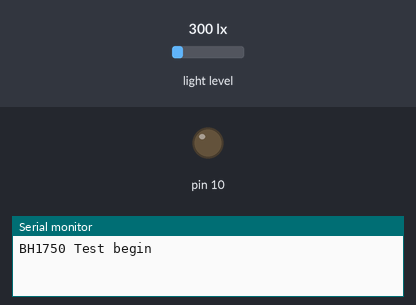
Bench run of a sketch on a simulated Arduino Uno, built with avr-gcc and run on an emulated ATmega328P. Shown: output pins drawn as LEDs (lit = HIGH), the last lines printed to the serial monitor. The test bench sets the inputs (shaded band); at power-on: light level 300 lx. At 32.5 s the program stops and its outputs stay as they are.

Above: at 0.1 s.
At 4.6 s:
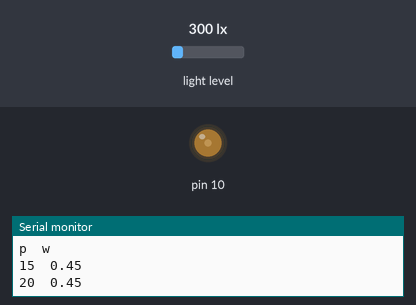
At 14.6 s:
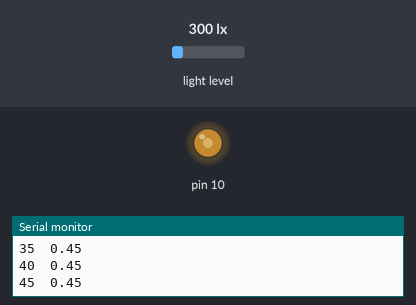
At 30.6 s:
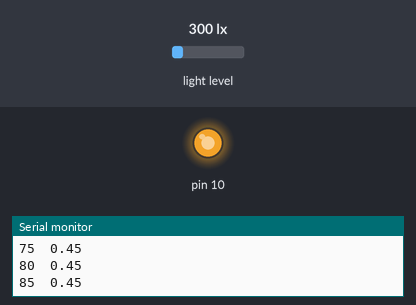
Timing chart, 0 to 32.1 s (numbered marks = the images above):
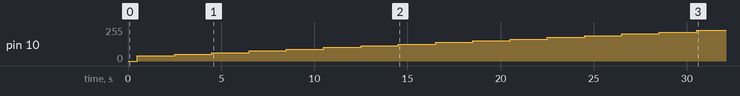

The sketch:

mapping_power.ino
```cpp
/*

  Example of BH1750 library usage.

  This example initialises the BH1750 object using the default high resolution
  continuous mode and then makes a light level reading every second.

  Connection:

    VCC -> 3V3 or 5V
    GND -> GND
    SCL -> SCL (A5 on Arduino Uno, Leonardo, etc or 21 on Mega and Due, on esp8266 free selectable)
    SDA -> SDA (A4 on Arduino Uno, Leonardo, etc or 20 on Mega and Due, on esp8266 free selectable)
    ADD -> (not connected) or GND

  ADD pin is used to set sensor I2C address. If it has voltage greater or equal to
  0.7VCC voltage (e.g. you've connected it to VCC) the sensor address will be
  0x5C. In other case (if ADD voltage less than 0.7 * VCC) the sensor address will
  be 0x23 (by default).

*/


#include <Wire.h>
#include <BH1750.h>
#include "Dimmer.h"
BH1750 lightMeter;
Dimmer dimmer(10, DIMMER_RAMP, 1);

void setup() {
  pinMode(10, 1);
  digitalWrite(10, 1);
  Serial.begin(9600);
  dimmer.begin();
  dimmer.set(0);
  // Initialize the I2C bus (BH1750 library doesn't do this automatically)
  Wire.begin();
  // On esp8266 you can select SCL and SDA pins using Wire.begin(D4, D3);

  lightMeter.begin();
  float lux = lightMeter.readLightLevel();
  Serial.println(F("BH1750 Test begin"));
  delay(500);
  Serial.println(F("p\tw"));
  for (int x = 15; x <= 90; x += 5) {
    dimmer.set(x);
    delay(2000);
    float lux = lightMeter.readLightLevel();
    Serial.println((String)x + "\t" + (String)(lux * 0.0015));
  }
  while (1);
}


void loop() {

  float lux = lightMeter.readLightLevel();
  Serial.print("Light: ");
  Serial.print(lux);
  Serial.println(" lx");
  delay(200);

}
```

Measured:
- by itself, pin 10: moves from 0/255 to 229/255 over 30.0 s
